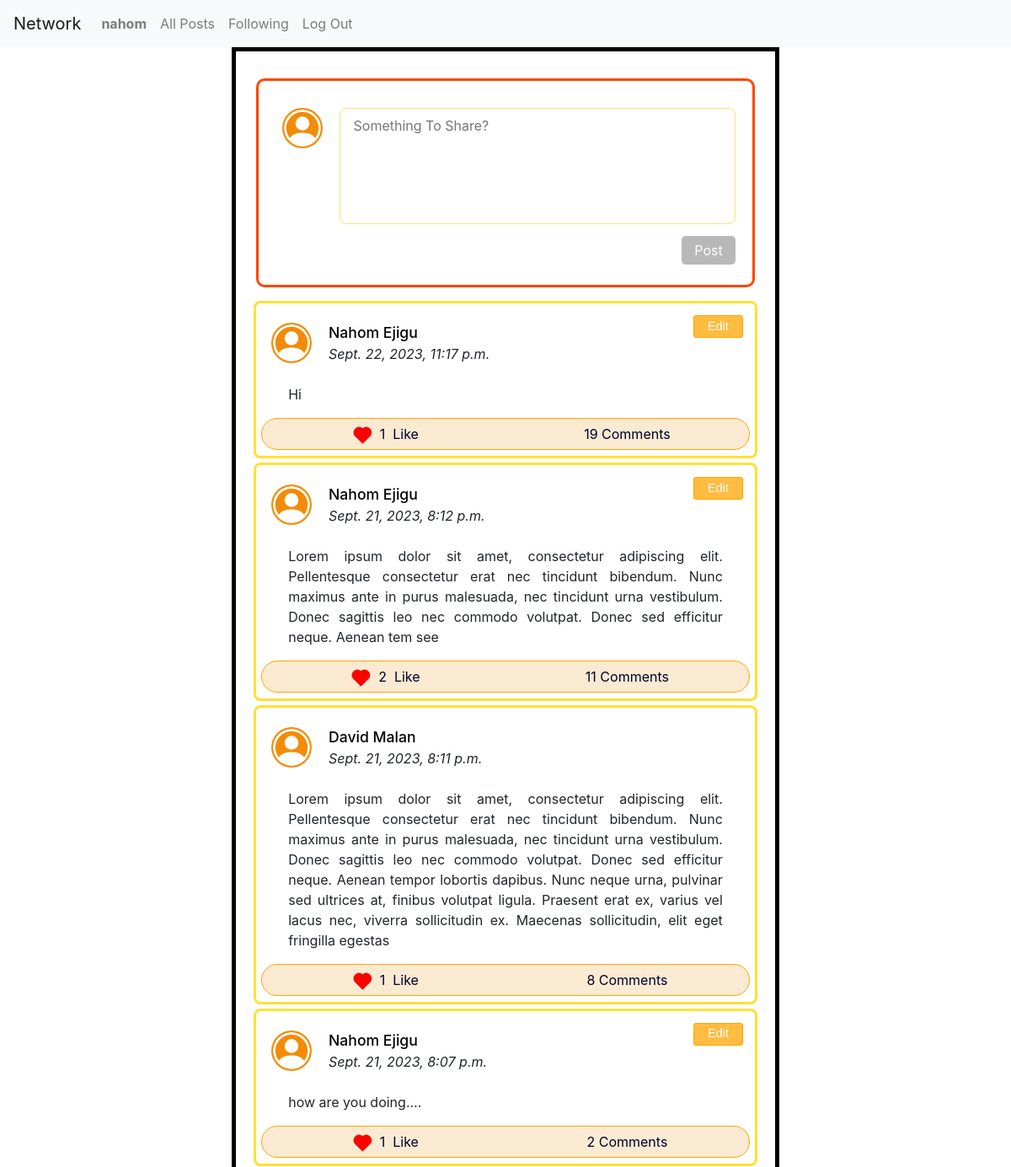
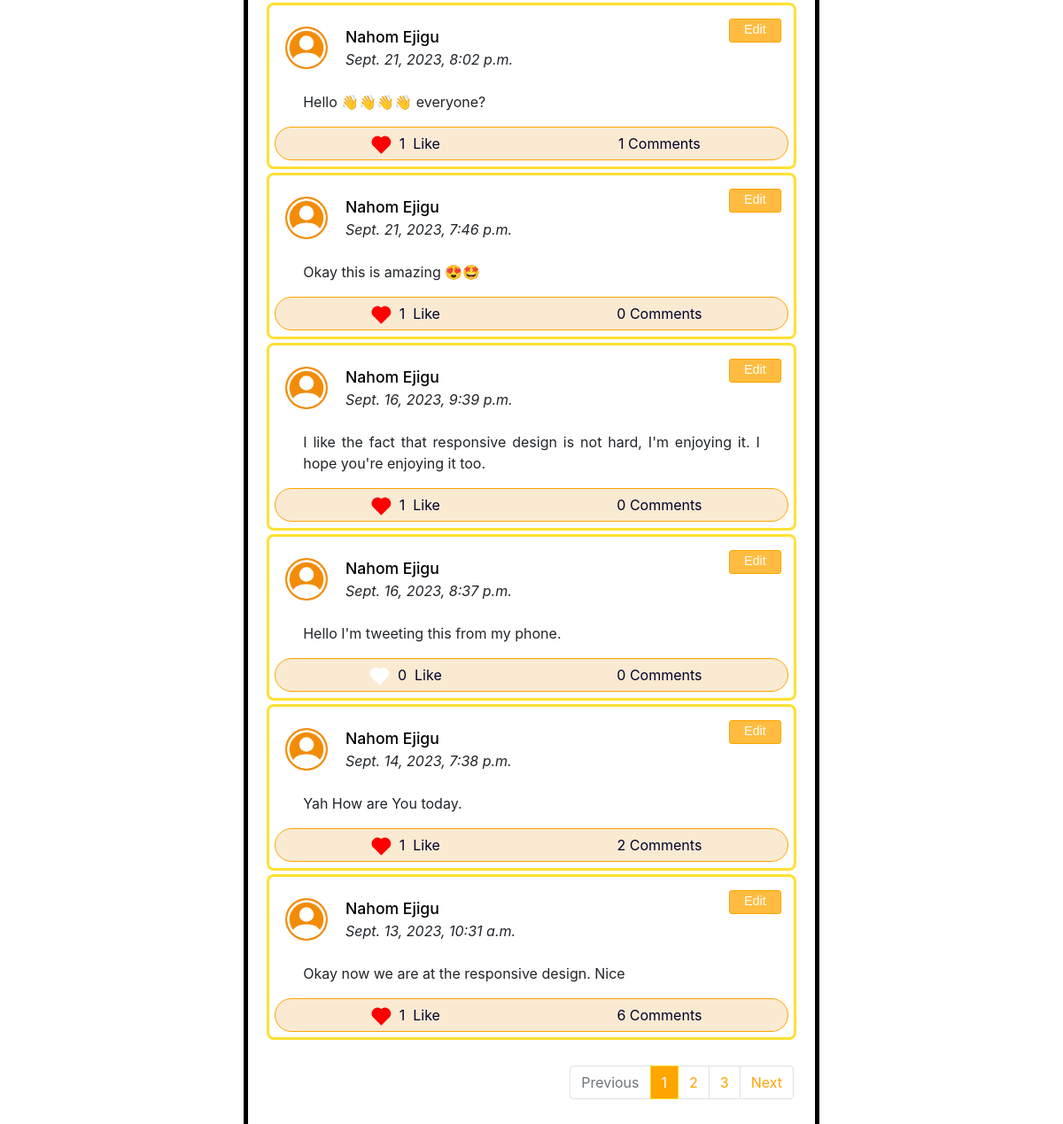
/ (signed in), run on the app's committed database (2 pictures, top to bottom).
### network/models.py (models this page shows)
class User(AbstractUser):
    following = models.ManyToManyField("self", blank=True)
    followers = models.ManyToManyField("self", blank=True)

class Post(models.Model):
    user = models.ForeignKey(User, on_delete=models.CASCADE, related_name='poster')
    post = models.TextField()
    date = models.DateTimeField(auto_now_add=True)
    like = models.ManyToManyField(User, blank=True, related_name='like')
    views = models.IntegerField(default=0)
    comment = models.ManyToManyField(Comment, blank=True, related_name="post")

### network/views.py (the view)
# urls.py: path("", views.index, name="index"),
def index(request):
    p = Paginator(Post.objects.all().order_by('-date'), 10)
    page = request.GET.get("page")
    posts = p.get_page(page)
    return render(request, "network/index.html", {
        "new_post": NewPost(),
        "posts": posts,
    })

### network/forms.py
class NewPost(forms.Form):
    post = forms.CharField(widget=forms.Textarea(attrs={"title":"Something To Share", "placeholder":"Something To Share?", "id":"text-post", "rows": "5" }))

### network/templates/network/index.html (shortened to what this page needs)
{% extends "network/layout.html" %}
{% block body %}
    {% if user.is_authenticated %}
        <form id="form-post" action="{% url 'addpost' %}" method="post">
            <div class="new-post">
                    <div id="user-post" class="user-icon svg-user">
                    </div>
                    <div class="post-area">
                        {{ new_post.post }}
                        <div id="submit-post">
                            <input disabled id="input-post" type="submit" value="Post">
                        </div>
                    </div>
            </div>
        </form>
    {% endif %}
{% endblock %}

### network/templates/network/layout.html (shortened to what this page needs)
{% load static %}
<!DOCTYPE html>
<html lang="en">
    <head>
        <link href="https://cdn.jsdelivr.net/npm/bootstrap@5.3.1/dist/css/bootstrap.min.css" rel="stylesheet">
        <link rel="stylesheet" href="https://stackpath.bootstrapcdn.com/bootstrap/4.4.1/css/bootstrap.min.css">
        <link href="{% static 'network/styles.css' %}" rel="stylesheet">
    </head>
    <body>
        <div class="network" >
        <nav class="navbar navbar-expand-lg navbar-light bg-light">
            <a class="navbar-brand" href="{% url 'index' %}">Network</a>
          <ul class="navbar-nav mr-auto nav-bar-network">
            {% if user.is_authenticated %}
                <li class="nav-item user">
                    <a class="nav-link" href="{% url 'profile_page' user %}"><strong>{{ user.username }}</strong></a>
                </li>
            {% endif %}
            <li class="nav-item">
              <a class="nav-link" href="{% url 'index' %}">All Posts</a>
            </li>
            {% if user.is_authenticated %}
                <li class="nav-item following">
                    <a class="nav-link" href="{% url 'following' %}">Following</a>
                </li>
                <li class="nav-item">
                    <a class="nav-link" href="{% url 'logout' %}">Log Out</a>
                </li>
            {% endif %}
          </ul>
        </nav>
        </div>
        <div class="body">
            <div class="main">
                <div class="middle-everything">
                    {% block body %}
                    {% endblock %}
                    {% for post in posts %}
                    <div class="posts">
                        <div class="username">
                            <div class="user-icon">
                            </div>
                            <div class="user-username">
                                    <a  href="{% url 'profile_page' post.user %}" class="hyper-link-user">{{ post.user.first_name }} {{ post.user.last_name }} </a>
                                    <div><i>{{ post.date  }}</i> </div>
                            </div>
                            {% if user == post.user %}
                            <button  class="edit"  data-post_id="{{ post.id }}">Edit</button>
                            {% endif %}
                        </div>
                            <div class="post-content">
                            {{ post.post }}
                            </div>
                            <div class="post-info">
                                <div>
                                        <div class="span-like">
                                            {% if user in post.like.all %}
                                                <div class="liked heart" data-post_id="{{post.id}}" data-liked="True" class="not-liked like" > </div>
                                            {% else %}
                                                <div class="not-liked heart" data-post_id="{{post.id}}" data-liked="False" class="not-liked like">  </div>
                                            {% endif %}
                                        </div>
                                        &nbsp;<span data-post_id="{{post.id}}" class="like-number numbers"> {{ post.like.all.count }} </span> &nbsp;
                                        Like
                                        </div>
                                <div class="comments"> <span class="numbers"> {{ post.comment.all.count }}</span>&nbsp;Comments</div>
                            </div>
                    </div>
                    {% endfor %}
                    <br>
                    {% if posts.number  %}
                    <nav aria-label="..">
                        <ul class="pagination justify-content-end">
                        {% if posts.has_previous%}
                          <li class="page-item ">
                            <a class="page-link" href="?page={{ posts.previous_page_number }}" tabindex="-1" aria-disabled="true">Previous</a>
                          </li>
                        {% else %}
                        <li class="page-item disabled">
                            <a class="page-link" href="#" tabindex="-1" aria-disabled="true">Previous</a>
                          </li>
                        {% endif %}
                        {% for  page in posts.paginator.page_range %}
                            {% if page == posts.number %}
                            <li class="page-item active">
                                <a id="active" class="page-link" href="?page={{ page }}"> {{page}} </a>
                            </li>
                            {% elif page > posts.number|add:'-3' and page < posts.number|add:'3' %}
                            <li class="page-item"><a class="page-link" href="?page={{ page }}">{{ page }}</a></li>
                            {% endif %}
                        {% endfor %}
                          {% if posts.has_next %}
                          <li class="page-item ">
                            <a class="page-link" href="?page={{ posts.next_page_number }}">Next</a>
                          </li>
                          {% else %}
                          <li class="page-item disabled">
                            <a class="page-link" href="#">Next</a>
                          </li>
                          {% endif %}
                        </ul>
                      </nav>
                      {% endif %}
                </div>
            </div>
        </div>
    </body>
</html>

### network/static/network/styles.css (style rules this page uses)
body, * { box-sizing: border-box; }
body { margin: 0; position: relative; }
.middle-everything { width: 100%; }
.span-like { border: .001rem solid transparent; display: flex; justify-content: center; align-items: center; width: 2rem; height: 1rem; padding: 17px 1px 13px 1px; margin: 0; position: relative; border-radius: 50%; }
.heart { width: .8rem; height: .8rem; background-color: white; position: absolute; transform: rotate(45deg); }
.heart::before { content: ""; width: inherit; height: inherit; background-color: inherit; position: absolute; right: 0%; bottom: 50%; border-radius: 50%; }
.heart::after { content: ""; width: inherit; height: inherit; background-color: inherit ; position: absolute; border-radius: 50%; bottom: 0%; left: -50%; }
.liked { background-color: rgb(255, 0, 0); }
.not-liked { background-color: white; }
.pagination { margin-right: .5rem; }
.page-link { background-color: white; color: orange; }
.active > #active { background-color: orange; border-color: gold; }
@media only screen and (min-width: 600px) { .main { display: flex; justify-content: center; align-items: center; width: 100%; } }
@media only screen and (min-width: 600px) { .middle-everything { max-width: 650px; border: 5px solid black; padding: 1rem; } }
@media only screen and (min-width: 600px) { .new-post { display: flex; padding: 1rem; border: 3px solid orangered; margin: 1rem 0.5rem; border-radius: 10px; } }
@media only screen and (min-width: 600px) { .user-icon { width: 5rem; color: rgb(255, 255, 255); display: flex; justify-content: center; padding: 1rem 0.5rem; } }
@media only screen and (min-width: 600px) { .user-icon> svg { width: 3rem; color: rgb(255, 255, 255); padding: 2px; background-color: rgb(242, 140, 7); border-radius: 50%; height: fit-content; text-align: center; } }
@media only screen and (min-width: 600px) { .post-area { width: 100%; padding: 1rem 0.25rem 0px 0.5rem; } }
@media only screen and (min-width: 600px) { #text-post { border: 1.5px solid rgb(255, 223, 116); outline: none; width: 100%; padding: 0.5rem 1rem; border-radius: 0.5rem; resize: none; max-height: 500px; } }
@media only screen and (min-width: 600px) { #submit-post { display: flex; justify-content: flex-end; padding: 0.5rem 0px; } }
@media only screen and (min-width: 600px) { #input-post { width: 4rem; background-color: rgba(255, 166, 0.75); color: white; border: none; padding: 0.3rem; border-radius: 5px; } }
@media only screen and (min-width: 600px) { #input-post:disabled { background-color: rgba(128, 128, 128, 0.555); box-shadow: none; } }
@media only screen and (min-width: 600px) { .posts { border: 0.2rem solid rgba(255, 217, 0, 0.8); border-radius: 0.5rem; padding: 0.4rem; margin: 0.3rem; } }
@media only screen and (min-width: 600px) { .username { display: flex; position: relative; align-items: center; } }
@media only screen and (min-width: 600px) { .user-username { width: 100%; padding: 1rem .5rem; } }
@media only screen and (min-width: 600px) { .hyper-link-user { text-decoration: none; color: black; font-weight: 500; font-size: 1.1rem; } }
@media only screen and (min-width: 600px) { .edit { position: absolute; top: 0.5rem; right: 0.5rem; z-index: 33; padding: 0.1rem 1rem; font-size: 0.9rem; font-family: sans-serif; font-weight: 500; color: white; background-color: rgba(255, 166, 0, 0.75); border: 1px solid orange; border-radius: 3px; } }
@media only screen and (min-width: 600px) { .post-content { padding: .5rem 2rem 1rem 2rem; text-align: justify; } }
@media only screen and (min-width: 600px) { .post-info { display: flex; justify-content: space-evenly; border: 1px solid orange; background-color: rgb(250, 234, 210); border-radius: 5rem; } }
@media only screen and (min-width: 600px) { .post-info> div { display: flex; justify-content: center; align-items: center ; text-align: center; border: 2px solid transparent; color: rgb(0, 0, 42); width: 100%; } }

### data on the page
User: username "nahom"
Post: user.first_name "Nahom", user.last_name "Ejigu", date "Sept. 22, 2023, 11:17 p.m.", post "Hi", like.all.count "1", comment.all.count "19"
Post: user.first_name "Nahom", user.last_name "Ejigu", date "Sept. 21, 2023, 8:12 p.m.", post "Lorem ipsum dolor sit amet, consectetur adipiscing elit. Pellentesque consectetur erat nec tincidunt bibendum. Nunc maximus ante in purus malesuada, nec tincidunt urna vestibulum. Donec sagittis leo nec commodo volutpat. Donec sed efficitur neque. Aenean tem see", like.all.count "2", comment.all.count "11"
Post: user.first_name "David", user.last_name "Malan", date "Sept. 21, 2023, 8:11 p.m.", post "Lorem ipsum dolor sit amet, consectetur adipiscing elit. Pellentesque consectetur erat nec tincidunt bibendum. Nunc maximus ante in purus malesuada, nec tincidunt urna vestibulum. Donec sagittis leo nec commodo volutpat. Donec sed efficitur neque. Aenean tempor lobortis dapibus. Nunc neque urna, pulvinar sed ultrices at, finibus volutpat ligula. Praesent erat ex, varius vel lacus nec, viverra sollicitudin ex. Maecenas sollicitudin, elit eget fringilla egestas", like.all.count "1", comment.all.count "8"
Post: user.first_name "Nahom", user.last_name "Ejigu", date "Sept. 21, 2023, 8:07 p.m.", post "how are you doing....", like.all.count "1", comment.all.count "2"
Post: user.first_name "Nahom", user.last_name "Ejigu", date "Sept. 21, 2023, 8:02 p.m.", post "Hello 👋👋👋👋 everyone?", like.all.count "1", comment.all.count "1"
Post: user.first_name "Nahom", user.last_name "Ejigu", date "Sept. 21, 2023, 7:46 p.m.", post "Okay this is amazing 😍🤩", like.all.count "1", comment.all.count "0"
Post: user.first_name "Nahom", user.last_name "Ejigu", date "Sept. 16, 2023, 9:39 p.m.", post "I like the fact that responsive design is not hard, I'm enjoying it. I hope you're enjoying it too.", like.all.count "1", comment.all.count "0"
Post: user.first_name "Nahom", user.last_name "Ejigu", date "Sept. 16, 2023, 8:37 p.m.", post "Hello I'm tweeting this from my phone.", like.all.count "0", comment.all.count "0"
Post: user.first_name "Nahom", user.last_name "Ejigu", date "Sept. 14, 2023, 7:38 p.m.", post "Yah How are You today.", like.all.count "1", comment.all.count "2"
Post: user.first_name "Nahom", user.last_name "Ejigu", date "Sept. 13, 2023, 10:31 a.m.", post "Okay now we are at the responsive design. Nice", like.all.count "1", comment.all.count "6"

### other printed values
{{ page }} "1"
{{ page }} "2" "3"
